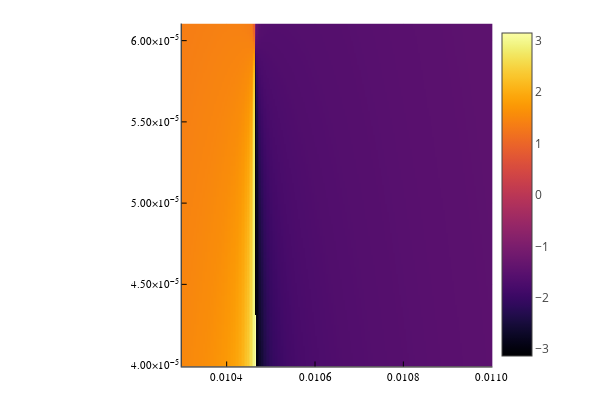

The notebook cell this image was saved under:
### Code cell
βT = (nsA+im*insA)

felA = [funSolv(β,k₀,layer) for β ∈ βT];

A = reshape(felA,size(nsM))

plotly()
heatmap(ns,ins,angle.(A)')

### Figure 1 — Plotly figure (JSON) as saved in the notebook; plotly's stock layout.template omitted (floating-point values rounded to 4 significant figures; data arrays with more than 128 entries replaced by an {"elided": "..."} marker saying what was removed)
{"data": [{"colorbar": {"len": 0.9525, "title": {"text": ""}, "x": 0.8208, "y": 0.5139}, "colorscale": {"elided": "256x2 mixed values"}, "name": "y1", "showlegend": false, "showscale": true, "type": "heatmap", "x": {"elided": "201 float values"}, "xaxis": "x", "y": {"elided": "201 float values"}, "yaxis": "y", "z": {"elided": "200x200 float values"}, "zmax": 3.141, "zmin": -3.142}], "layout": {"annotations": [], "height": 400, "legend": {"bgcolor": "rgba(255, 255, 255, 1.000)", "bordercolor": "rgba(0, 0, 0, 1)", "borderwidth": 1, "font": {"color": "rgba(0, 0, 0, 1)", "family": "sans-serif", "size": 11}, "title": {"font": {"color": "rgba(0, 0, 0, 1)", "family": "sans-serif", "size": 15}, "text": ""}, "tracegroupgap": 0, "traceorder": "normal", "x": 1, "xanchor": "auto", "y": 1, "yanchor": "auto"}, "margin": {"b": 20, "l": 0, "r": 0, "t": 20}, "paper_bgcolor": "rgba(255, 255, 255, 1.000)", "plot_bgcolor": "rgba(255, 255, 255, 1.000)", "showlegend": true, "width": 600, "xaxis": {"anchor": "y", "domain": [0.3029, 0.8208], "gridcolor": "rgba(0, 0, 0, 0.1)", "gridwidth": 0.5, "linecolor": "rgba(0, 0, 0, 1)", "mirror": false, "range": [0.0103, 0.011], "showgrid": true, "showline": true, "showticklabels": true, "tickangle": 0, "tickcolor": "rgb(0, 0, 0)", "tickfont": {"color": "rgba(0, 0, 0, 1)", "family": "sans-serif", "size": 11}, "tickmode": "array", "ticks": "inside", "ticktext": ["0.0104", "0.0106", "0.0108", "0.0110"], "tickvals": [0.0104, 0.0106, 0.0108, 0.011], "title": {"font": {"color": "rgba(0, 0, 0, 1)", "family": "sans-serif", "size": 15}, "text": ""}, "type": "linear", "visible": true, "zeroline": false, "zerolinecolor": "rgba(0, 0, 0, 1)"}, "yaxis": {"anchor": "x", "domain": [0.03762, 0.9902], "gridcolor": "rgba(0, 0, 0, 0.1)", "gridwidth": 0.5, "linecolor": "rgba(0, 0, 0, 1)", "mirror": false, "range": [3.995e-05, 6.105e-05], "showgrid": true, "showline": true, "showticklabels": true, "tickangle": 0, "tickcolor": "rgb(0, 0, 0)", "tickfont": {"color": "rgba(0, 0, 0, 1)", "family": "sans-serif", "size": 11}, "tickmode": "array", "ticks": "inside", "ticktext": ["4.00×10<sup>−5</sup>", "4.50×10<sup>−5</sup>", "5.00×10<sup>−5</sup>", "5.50×10<sup>−5</sup>", "6.00×10<sup>−5</sup>"], "tickvals": [4e-05, 4.5e-05, 5e-05, 5.5e-05, 6e-05], "title": {"font": {"color": "rgba(0, 0, 0, 1)", "family": "sans-serif", "size": 15}, "text": ""}, "type": "linear", "visible": true, "zeroline": false, "zerolinecolor": "rgba(0, 0, 0, 1)"}}}
